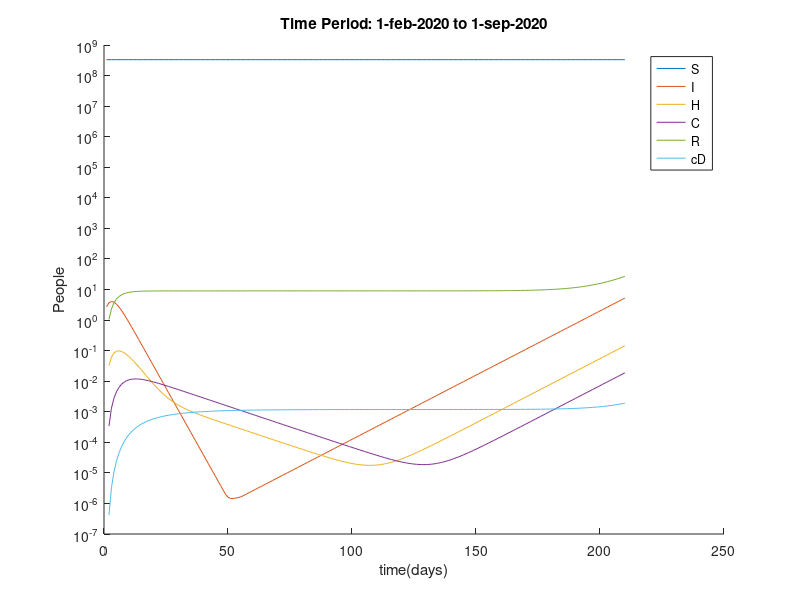

Write MATLAB code to recreate this figure.

%% Get simulation results
load('TestSimulationNeherModelAMIGO.mat','simCov19')

%% Get cumulative results and save

[a,b] = size(simCov19.sim.states{1});

cumResCov19 = zeros(a,b/9);
r = 1:9:b;
for i=1:9 % States    
    for j=1:9 % Agge groups
        cumResCov19(:,i) = cumResCov19(:,i) + simCov19.sim.states{1}(:,r(j));
    end
    r = r+1;
end

% %% Cumulative deaths
% CD = zeros(size(cumResCov19(:,9)));
% for i=1:length(cumResCov19(:,9))
%     CD(i,1) = sum(cumResCov19(1:i,9));
% end
% 
% %% Cummulative recovered
% CR = zeros(size(cumResCov19(:,8)));
% for i=1:length(cumResCov19(:,8))
%     CR(i,1) = sum(cumResCov19(1:i,8));
% end


%% Plot results

figure
hold on
for i=1:9
    if i~=2 && i~=3 && i~=4
        plot(simCov19.sim.tsim{1}+1, cumResCov19(:,i))
    end
end
% plot(simCov19.sim.tsim{1}+1, CD)
legend('S','I','H','C','R','cD')
set(gca, 'YScale', 'log')
ylabel('People')
xlabel('time(days)')
title('Time Period: 1-feb-2020 to 1-sep-2020')
